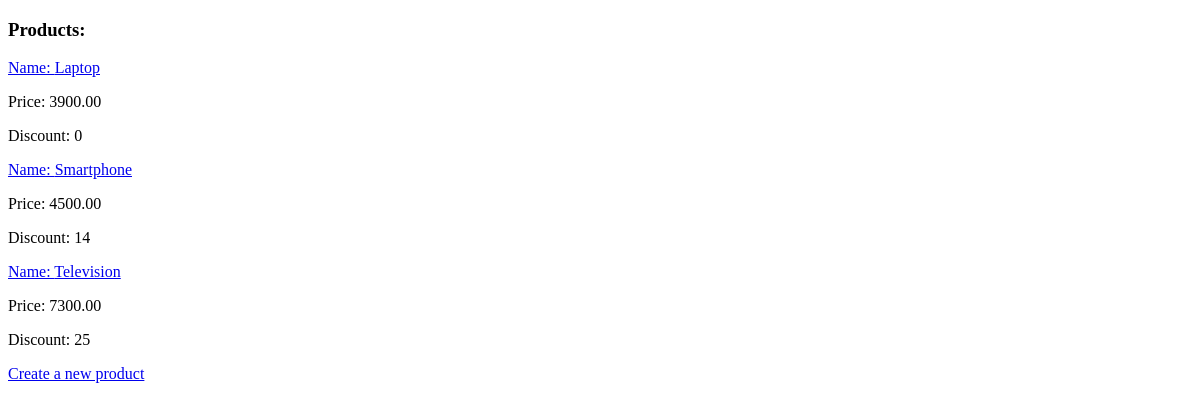
Page /shop/products/ on the earlier database version.
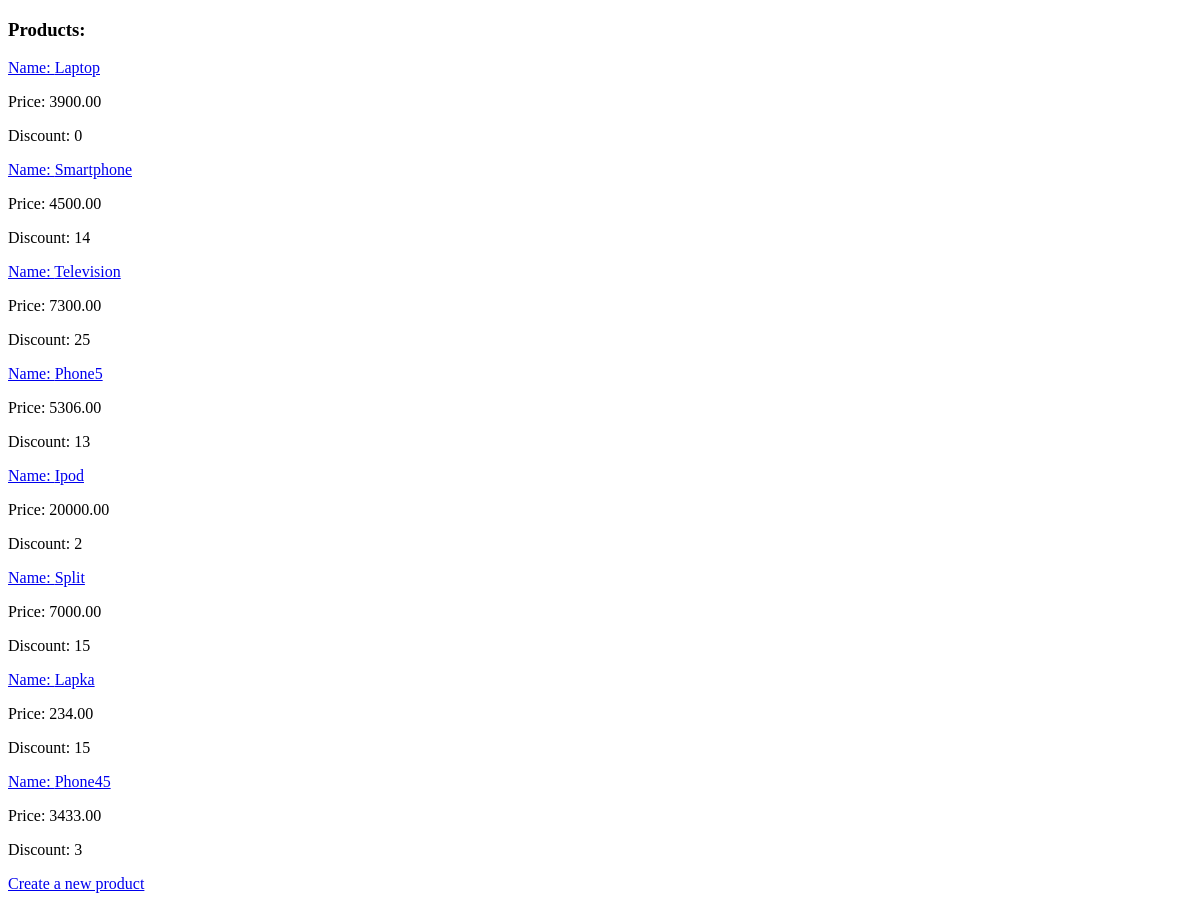
Same page on the later database version.
### shopapp/models.py (models this page shows, shortened)
class Product(models.Model):
    name = models.CharField(max_length=45)
    description = models.TextField(null=False, blank=True)
    price = models.DecimalField(default=0,max_digits=8,decimal_places=2)
    discount = models.SmallIntegerField(default=0)
    created_at = models.DateTimeField(auto_now_add=True)
    archived = models.BooleanField(default=0)

### shopapp/views.py (the view)
# urls.py: path('products/',ProductsView.as_view(),name = 'products_list'),
class ProductsView(ListView):
    template_name = 'shopapp/products-list.html'
    model = Product
    context_object_name = "products"

### request_app_data/midlewares.py (called while the page is built)
def middleware(get_response):
    print("Begin middleware")
    def middleware(request:HttpRequest):
        print("Before middleware")
        request.user_agent = request.META.get("HTTP_USER_AGENT")
        response = get_response(request)
        print("Afret middleware")
        return response
    return middleware

### shopapp/templates/shopapp/products-list.html (shortened to what this page needs)
{% extends 'shopapp/base.html' %}
{% block body %}
    <h3>Products:</h3>
    {% if products %}
    	<div>
        {% for product in products %}
            <div>
            <p><a href="{% url 'shopapp:products_details' pk=product.pk %}"
            >Name: {{ product.name }}</a></p>
            <p>Price: {{ product.price }}</p>
            <p>Discount: {{ product.discount }}</p>
            </div>
        {% endfor %}
        </div>
    {% else %}
        No products here
    {% endif %}
    <div>
    <a href='{% url 'shopapp:product_create' %}'
       >Create a new product</a>
    </div>
{% endblock %}

### shopapp/templates/shopapp/base.html (shortened to what this page needs)
<!DOCTYPE html>
<html lang="en">
<head>
</head>
<body>
{% block body %}{% endblock %}
</body>
</html>

Differences in the rows shown:
added Product: name "Phone5", price "5306.00", discount "13"
added Product: name "Ipod", price "20000.00", discount "2"
added Product: name "Split", price "7000.00", discount "15"
added Product: name "Lapka", price "234.00", discount "15"
added Product: name "Phone45", price "3433.00", discount "3"
